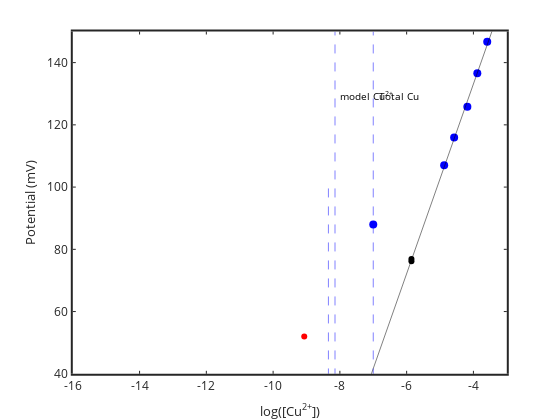

The code cell stored with this chart in its notebook:
### Code cell
% MODEL FOR COMPARISON

%model with just inorganic speciation
%geochemical model
% input the constants and solution chemistry

flag1=2; %flag1 for concentration based search vector (1) or for log based search vector (2).
flag2=1; %flag2 for numerical derivatives (2) or analtyical derivatives (1)
database=[]; 
flag3=0; % flag3 1 for show warnings. 0 no warnings
flag4=0; %if=1 solve tableau one line at a time to get a good initial guess (no solids). really challenging probs only
flag5=0; %if=1 use stored initial guess for including solids

CuT=CuTmeas; inorganicTOTALS=[CuT];
inorganicTOTALS(inorganicTOTALS==0)=1e-16; % get rid of zero values, b/c div by zero error
TOTALS=[inorganicTOTALS]; %TOTALS=inorganicTOTALS;
pH=pH; pe=20.75-pH; PCO2=10^-3.5;
[Cuall,CuOH,CuOH2s,CuOs,CuCO3s,tenorite,malachite,MASSERR]=CuOHCO2opentableauallsolids(pH,pe,PCO2,TOTALS',flag1,flag2,flag3,flag4,flag5,database);
[CuwithCuOs,CuOH,CuOH2s,CuOs,CuCO3s,tenorite,malachite,MASSERR]=CuOHCO2opentableauCuOs(pH,pe,PCO2,TOTALS',flag1,flag2,flag3,flag4,flag5,database);
[Cunosolid,CuOH,CuOH2s,CuOs,CuCO3s,tenorite,malachite,MASSERR]=CuOHCO2opentableaunosolid(pH,pe,PCO2,TOTALS',flag1,flag2,flag3,flag4,flag5,database);

plot(log10(CuTplus),Emeas,'bo','markersize',8)
log10(CuTplus)

hold on
plot([logCuoriginal'],[mVAoriginal'],'ko')
logCuplot=-13:0.1:-3; Eplot=polyval(param,logCuplot);
plot(logCuplot,Eplot,'k-')
set(gca,'linewidth',2)
xlabel('log[Cu^{2+}]'); ylabel('E (mV)')
hold on

plot([log10(Cuall) log10(Cuall)],[-100 100],'b--')
plot([log10(Cunosolid) log10(Cunosolid)],[-100 150],'b--'); hold on
plot([log10(CuT) log10(CuT)],[-100 150],'b--')
%plot([-9.576 -9.576],[-100 100],'b--')

text(log10(Cunosolid)+0.1,max(Emeas)-(max(Emeas)-mean(mVAoriginal))/4,'model Cu^{2+}','rotation',90)
text(log10(CuT)+0.1,max(Emeas)-(max(Emeas)-mean(mVAoriginal))/4,'Total Cu','rotation',90)


xlabel('log([Cu^{2+}])')
ylabel('Potential (mV)')
set(gca,'LineWidth',2,'fontsize',12)

logCunosolid=log10(Cunosolid)
logCuoriginalsample=mean((mVAoriginal-param(2))/param(1))
logCuonept

axis([-16 -3 40 150])

plot(logCuonept,Eorig,'ro','markerfacecolor','r')

### Figure 1 — Plotly figure (JSON) as saved in the notebook; plotly's stock layout.template omitted (floating-point values rounded to 4 significant figures)
{"data": [{"line": {"color": "rgb(0,0,255)", "width": 0.5}, "marker": {"color": "rgb(0,0,255)", "line": {"color": "rgb(0,0,255)"}, "size": 8, "symbol": "circle"}, "mode": "markers", "name": "", "showlegend": false, "type": "scatter", "visibility": true, "x": [-7, -4.876, -4.577, -4.182, -3.883, -3.587], "xaxis": "x", "y": [88, 107, 115.9, 125.8, 136.6, 146.7], "yaxis": "y"}, {"line": {"color": "rgb(0, 0, 0)", "width": 0.5}, "marker": {"color": "rgb(0, 0, 0)", "line": {"color": "rgb(0, 0, 0)"}, "size": 6, "symbol": "circle"}, "mode": "markers", "name": "", "showlegend": false, "type": "scatter", "visibility": true, "x": [-5.856], "xaxis": "x", "y": [76.2], "yaxis": "y"}, {"line": {"color": "rgb(0, 0, 0)", "width": 0.5}, "marker": {"color": "rgb(0, 0, 0)", "line": {"color": "rgb(0, 0, 0)"}, "size": 6, "symbol": "circle"}, "mode": "markers", "name": "", "showlegend": false, "type": "scatter", "visibility": true, "x": [-5.856], "xaxis": "x", "y": [76.9], "yaxis": "y"}, {"line": {"color": "rgb(0, 0, 0)", "dash": "solid", "width": 0.5}, "marker": {"color": "rgb(0, 0, 0)", "line": {"color": "rgb(0, 0, 0)"}, "size": 6, "symbol": "none"}, "mode": "lines", "name": "", "showlegend": false, "type": "scatter", "visibility": true, "x": [-13, -12.9, -12.8, -12.7, -12.6, -12.5, -12.4, -12.3, -12.2, -12.1, -12, -11.9, -11.8, -11.7, -11.6, -11.5, -11.4, -11.3, -11.2, -11.1, -11, -10.9, -10.8, -10.7, -10.6, -10.5, -10.4, -10.3, -10.2, -10.1, -10, -9.9, -9.8, -9.7, -9.6, -9.5, -9.4, -9.3, -9.2, -9.1, -9, -8.9, -8.8, -8.7, -8.6, -8.5, -8.4, -8.3, -8.2, -8.1, -8, -7.9, -7.8, -7.7, -7.6, -7.5, -7.4, -7.3, -7.2, -7.1, -7, -6.9, -6.8, -6.7, -6.6, -6.5, -6.4, -6.3, -6.2, -6.1, -6, -5.9, -5.8, -5.7, -5.6, -5.5, -5.4, -5.3, -5.2, -5.1, -5, -4.9, -4.8, -4.7, -4.6, -4.5, -4.4, -4.3, -4.2, -4.1, -4, -3.9, -3.8, -3.7, -3.6, -3.5, -3.4, -3.3, -3.2, -3.1, -3], "xaxis": "x", "y": [-141.2, -138.1, -135.1, -132.1, -129.0, -126.0, -122.9, -119.9, -116.8, -113.8, -110.7, -107.7, -104.6, -101.6, -98.52, -95.47, -92.43, -89.38, -86.33, -83.28, -80.23, -77.19, -74.14, -71.09, -68.04, -64.99, -61.94, -58.9, -55.85, -52.8, -49.75, -46.7, -43.66, -40.61, -37.56, -34.51, -31.46, -28.41, -25.37, -22.32, -19.27, -16.22, -13.17, -10.13, -7.078, -4.029, -0.9812, 2.067, 5.115, 8.163, 11.21, 14.26, 17.31, 20.36, 23.4, 26.45, 29.5, 32.55, 35.6, 38.65, 41.69, 44.74, 47.79, 50.84, 53.89, 56.93, 59.98, 63.03, 66.08, 69.13, 72.17, 75.22, 78.27, 81.32, 84.37, 87.42, 90.46, 93.51, 96.56, 99.61, 102.7, 105.7, 108.8, 111.8, 114.8, 117.9, 120.9, 124.0, 127.0, 130.1, 133.1, 136.2, 139.2, 142.3, 145.3, 148.4, 151.4, 154.5, 157.5, 160.6, 163.6], "yaxis": "y"}, {"line": {"color": "rgb(0,0,255)", "dash": "dash", "width": 0.5}, "marker": {"color": "rgb(0,0,255)", "line": {"color": "rgb(0,0,255)"}, "size": 6, "symbol": "none"}, "mode": "lines", "name": "", "showlegend": false, "type": "scatter", "visibility": true, "x": [-8.343, -8.343], "xaxis": "x", "y": [-100, 100], "yaxis": "y"}, {"line": {"color": "rgb(0,0,255)", "dash": "dash", "width": 0.5}, "marker": {"color": "rgb(0,0,255)", "line": {"color": "rgb(0,0,255)"}, "size": 6, "symbol": "none"}, "mode": "lines", "name": "", "showlegend": false, "type": "scatter", "visibility": true, "x": [-8.146, -8.146], "xaxis": "x", "y": [-100, 150], "yaxis": "y"}, {"line": {"color": "rgb(0,0,255)", "dash": "dash", "width": 0.5}, "marker": {"color": "rgb(0,0,255)", "line": {"color": "rgb(0,0,255)"}, "size": 6, "symbol": "none"}, "mode": "lines", "name": "", "showlegend": false, "type": "scatter", "visibility": true, "x": [-7, -7], "xaxis": "x", "y": [-100, 150], "yaxis": "y"}, {"line": {"color": "rgb(255,0,0)", "width": 0.5}, "marker": {"color": "rgb(255,0,0)", "line": {"color": "rgb(255,0,0)"}, "size": 6, "symbol": "circle"}, "mode": "markers", "name": "", "showlegend": false, "type": "scatter", "visibility": true, "x": [-9.067], "xaxis": "x", "y": [52], "yaxis": "y"}], "layout": {"annotations": [{"font": {"color": "rgb(0, 0, 0)", "size": 10}, "showarrow": false, "text": "model Cu<sup>2+</sup>", "x": -8.046, "xanchor": "left", "xref": "x", "y": 129.2, "yanchor": "middle", "yref": "y"}, {"font": {"color": "rgb(0, 0, 0)", "size": 10}, "showarrow": false, "text": "Total Cu", "x": -6.9, "xanchor": "left", "xref": "x", "y": 129.2, "yanchor": "middle", "yref": "y"}], "height": 420, "hovermode": "closest", "margin": {"b": 0, "l": 0, "r": 0, "t": 0}, "plot_bgcolor": "rgba(0, 0, 0, 0)", "showlegend": false, "width": 560, "xaxis": {"anchor": "y", "autorange": false, "domain": [0.13, 0.905], "exponentformat": "none", "gridcolor": "rgba(38,38,38,0.15)", "gridwidth": 2, "linecolor": "rgb(38,38,38)", "linewidth": 2, "mirror": "ticks", "range": [-16, -3], "showgrid": false, "showline": true, "side": "bottom", "spikedash": "solid", "spikemode": "across", "spikesides": false, "spikethickness": 1, "tickangle": 0, "tickcolor": "rgb(38,38,38)", "tickfont": {"color": "rgb(38,38,38)", "size": 12}, "ticklen": 3, "ticks": "inside", "ticktext": ["-16", "-14", "-12", "-10", "-8", "-6", "-4"], "tickvals": [-16, -14, -12, -10, -8, -6, -4], "title": {"font": {"color": "rgb(38,38,38)", "size": 13.2}, "text": "log([Cu<sup>2+</sup>])"}, "type": "linear", "visible": true, "zeroline": false}, "yaxis": {"anchor": "x", "autorange": false, "domain": [0.11, 0.925], "exponentformat": "none", "gridcolor": "rgba(38,38,38,0.15)", "gridwidth": 2, "linecolor": "rgb(38,38,38)", "linewidth": 2, "mirror": "ticks", "range": [40, 150], "showgrid": false, "showline": true, "side": "left", "spikedash": "solid", "spikemode": "across", "spikesides": false, "spikethickness": 1, "tickangle": 0, "tickcolor": "rgb(38,38,38)", "tickfont": {"color": "rgb(38,38,38)", "size": 12}, "ticklen": 3, "ticks": "inside", "ticktext": ["40", "60", "80", "100", "120", "140"], "tickvals": [40, 60, 80, 100, 120, 140], "title": {"font": {"color": "rgb(38,38,38)", "size": 13.2}, "text": "Potential (mV)"}, "type": "linear", "visible": true, "zeroline": false}}}
